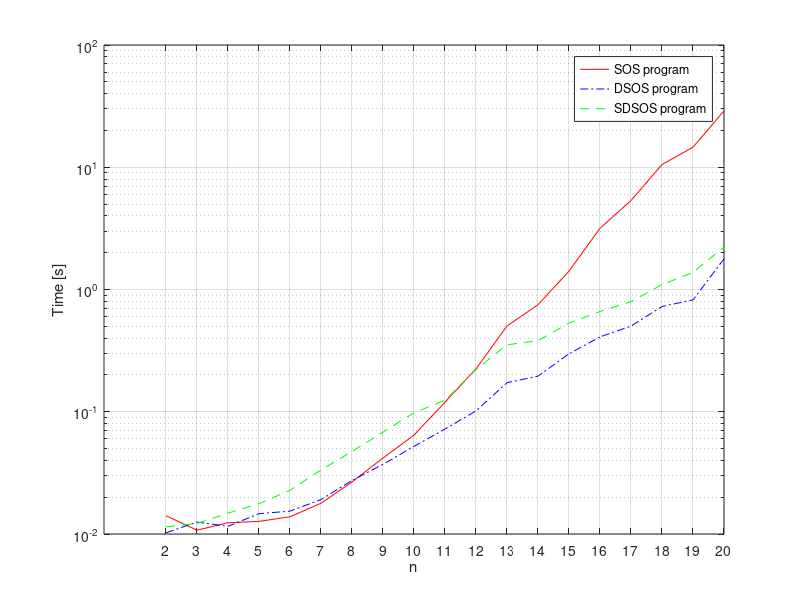

MATLAB code to generate this figure: (Note: this script raises an error after producing the figure.)
%% Polynomial optimization.
% study and comparison of SOS, DSOS and SDSOS

% number of indeterminates in p
N_min = 2;
N_max = 20;
N = N_min:N_max;

if ~exist('data_stats.mat', 'file')
    % pre-allocate data
    time_collector = zeros(length(N), 3);
    ratio_collector = zeros(length(N), 2);
    
    % solve SOS, DSOS and SDSOS programs for different dimensions
    for i = 1:length(N)
        [time_collector(i,:), ratio_collector(i,:)] = main_prog(N(i));
    end

    % save the time data
    save('data_stats.mat', 'time_collector')
else
    load('data_stats.mat')
end

% plot the computation time results
figure(1)
semilogy(N_min:N_max, time_collector(:,1), '-red', 'DisplayName','SOS program')
hold on
semilogy(N_min:N_max, time_collector(:,2), '-.blue', 'DisplayName','DSOS program')
semilogy(N_min:N_max, time_collector(:,3), '--green', 'DisplayName','SDSOS program')
xlabel('n')
ylabel('Time [s]')
grid
xticks(N_min:1:N_max);
legend show

% plot the ratio of the minimum attained (with some normalization with the
% dimension)
figure(2)
plot(N_min:N_max, ratio_collector(:,1)'.^(1./(N_min:N_max)), '-.blue', 'DisplayName','DSOS program')
hold on
plot(N_min:N_max, ratio_collector(:,2)'.^(1./(N_min:N_max)), '--green', 'DisplayName','SDSOS program')
xlabel('n')
ylabel('(sos/relax)^{(1/n)}')
grid
xticks(N_min:1:N_max);
legend show

%% SOS builder and solver 
function [time_collector, ratio_collector] = main_prog(N)
    % indeterminate variable
    x = casos.Indeterminates('x', N);
    
    % set seed value
    % randn('state',0);
    
    % Degree 4 homogeneous
    vx = gen_monomials(x,4:4);
    
    % Generate random polynomial
    cp = randn(1,length(vx));
    p = cp*vx;
    
    % scalar decision variable
    g = casos.PS.sym('g');
    
    % define SOS problem:
    sos = struct('x',g,'f',-g,'g',p-g*(x'*x)^2);
    
    % solve each program
    [g_sos,   f_sos,   time_sos  ] = sos_prog(sos);
    [g_dsos,  f_dsos,  time_dsos ] = dsos_prog(sos);
    [g_sdsos, f_sdsos, time_sdsos] = sdsos_prog(sos);

    % set outputs
    time_collector = [time_sos, time_dsos, time_sdsos];
    ratio_collector = [f_sos/f_dsos, f_sos/f_sdsos];
end


%% Sum-of-squares cone
function [g_sos, f_sos, elapsed_time] = sos_prog(sos)
    % constraint is scalar SOS cone
    opts = struct('Kc',struct('sos',1), 'Kx', struct('lin',1));
    
    % solve by relaxation to SDP
    S = casos.sossol('S','mosek',sos,opts);
    
    % evaluate
    tic
    sol = S();
    elapsed_time = toc;

    % save solution with SOS cone
    g_sos = full(sol.x);
    f_sos = full(sol.f);
end

%% Diagonally dominant sum-of-squares cone
function [g_dsos, f_dsos, elapsed_time] = dsos_prog(sos)
    % constraint is scalar DSOS cone
    opts = struct('Kc',struct('dsos',1), 'Kx', struct('lin',1));
    
    % solve by relaxation to SDP
    S = casos.sossol('S','mosek',sos,opts);

    % evaluate
    tic
    sol = S();
    elapsed_time = toc;

    % save solution with DSOS cone
    g_dsos = full(sol.x);
    f_dsos = full(sol.f);
end

%% Scaled diagonally dominant sum-of-squares cone
function [g_sdsos, f_sdsos, elapsed_time] = sdsos_prog(sos)
    % constraint is scalar SDSOS cone
    opts = struct('Kc',struct('sdsos',1), 'Kx', struct('lin',1));
    
    % solve by relaxation to SDP
    S = casos.sossol('S','mosek',sos,opts);
    % evaluate
    tic
    sol = S();
    elapsed_time = toc;

    % save solution with SOS cone
    g_sdsos = full(sol.x);
    f_sdsos = full(sol.f);
end

%% Functions

function mon = gen_monomials(p, deg)
    % return vector of monomials of desired degree

    % enumerate monomials up to max(deg)
    r = nchoosek(p.nvars+max(deg),p.nvars); % total number of monomials
    M = nan(r,p.nvars);
    % iterate over ascending degrees
    l = 1;
    for i = unique(deg)
        [M,l] = degreemat(M,l,p.nvars,i);
    end
    % select degrees
    I = ismember(sum(M,2),deg);
    degmat = M(I,:);
    
    mon = casos.PS(length(degmat),1);

    for i = 1:length(degmat)
        aux = p'.^degmat(i,:);
        mon(i) = prod(aux);
    end 
end

function [M,l] = degreemat(M, l0, m, d)
% Build degree matrix for m variables and degree d.
% Monomials will be in graded REVERSE lexicographic order.
    switch m
        case 1, M(l0,1) = d; l = l0+1;
        otherwise
            for j = d:-1:0
                [M,l] = degreemat(M,l0,m-1,j);
                M(l0:l-1,m) = d - j;
                l0 = l;
            end
    end
end